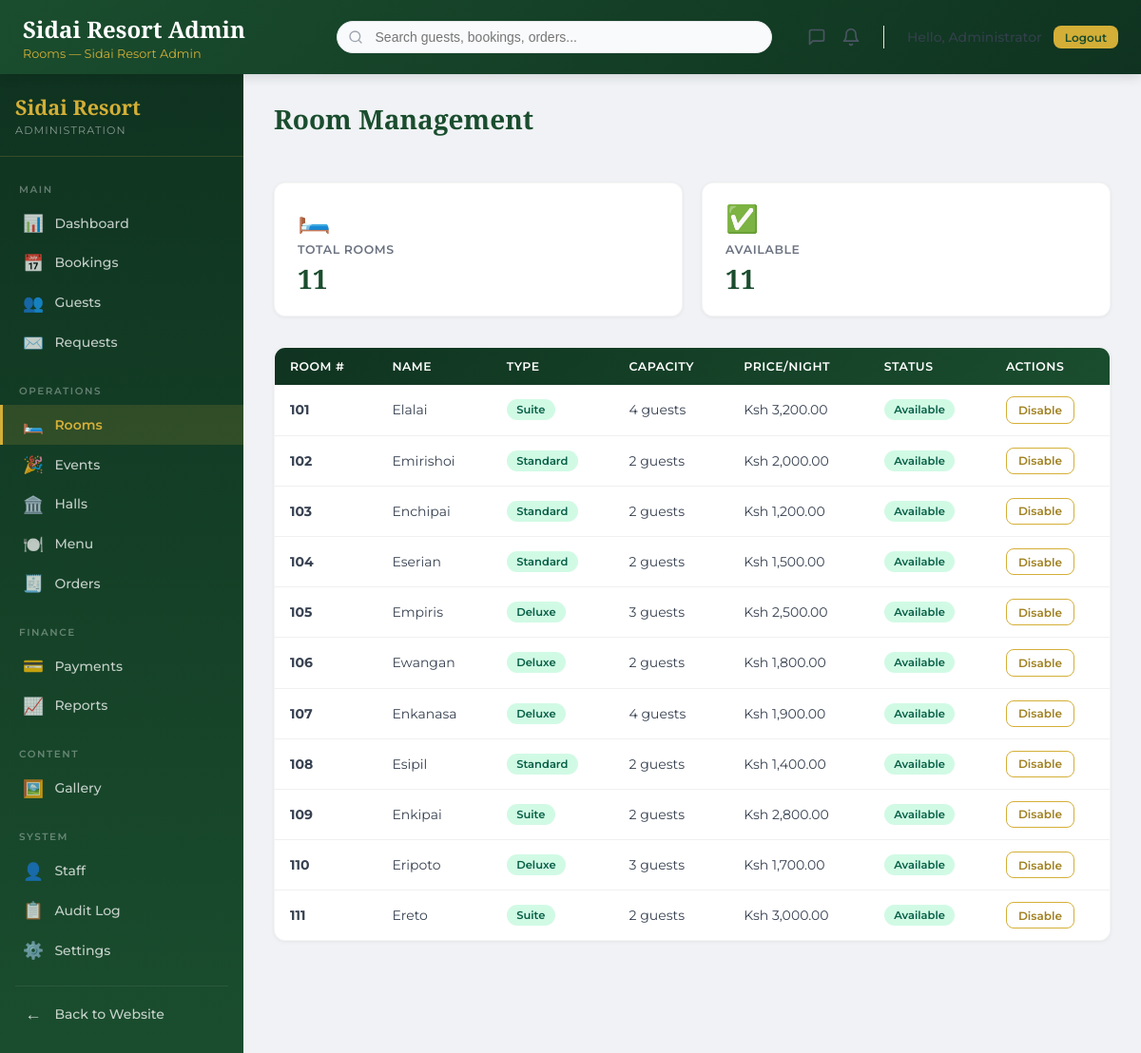
Page /admin/rooms.php (signed in) on the committed database.
### tables this page shows
CREATE TABLE IF NOT EXISTS rooms (
  id INT UNSIGNED AUTO_INCREMENT PRIMARY KEY,
  room_number VARCHAR(20) NOT NULL UNIQUE,
  name VARCHAR(100) NOT NULL,
  type ENUM('standard','deluxe','suite','pool_villa','honeymoon') NOT NULL,
  capacity INT NOT NULL DEFAULT 2,
  price_per_night DECIMAL(10,2) NOT NULL,
  discount_percentage DECIMAL(5,2) NOT NULL DEFAULT 0,
  description TEXT,
  amenities JSON,
  is_available TINYINT(1) NOT NULL DEFAULT 1,
  images JSON,
  created_at TIMESTAMP NOT NULL DEFAULT CURRENT_TIMESTAMP,
  updated_at TIMESTAMP NOT NULL DEFAULT CURRENT_TIMESTAMP ON UPDATE CURRENT_TIMESTAMP,
  KEY idx_rooms_type (type),
  KEY idx_rooms_available (is_available)
);

### app/includes/autoload.php (called while the page is built, shortened)
<?php declare(strict_types=1);
spl_autoload_register(static function (string $class): void {
    $prefix = 'App\\';
    $relative = substr($class, strlen($prefix));
    $segments = explode('\\', $relative);
    if (isset($segments[0])) {
        $segments[0] = strtolower($segments[0]);
    }
    $path = dirname(__DIR__) . '/' . implode('/', $segments) . '.php';
});

### app/core/Database.php (called while the page is built, shortened)
<?php declare(strict_types=1);
final class Database
{
    private static ?self $instance = null;
    private PDO $pdo;
    private function __construct()
    {
        try {
            $this->pdo = new PDO(
                DB_DSN,
                DB_USER,
                DB_PASSWORD,
                [
                    PDO::ATTR_ERRMODE => PDO::ERRMODE_EXCEPTION,
                    PDO::ATTR_DEFAULT_FETCH_MODE => PDO::FETCH_ASSOC,
                    PDO::ATTR_EMULATE_PREPARES => false,
                ]
            );
            $this->pdo->exec("SET time_zone = '+03:00'");
        } catch (PDOException $exception) {
            log_error('Database connection failed.', $exception);
            throw new RuntimeException('A database connection error occurred.');
        }
    }
    public static function getInstance(): self
    {
        if (self::$instance === null) {
            self::$instance = new self();
        }
        return self::$instance;
    }
    public function query(string $sql, array $params = []): \PDOStatement
    {
        try {
            $statement = $this->pdo->prepare($sql);
            foreach ($params as $key => $value) {
                $parameter = is_int($key) ? $key + 1 : $key;
                $type = match (true) {
                    is_int($value) => PDO::PARAM_INT,
                    is_bool($value) => PDO::PARAM_BOOL,
                    $value === null => PDO::PARAM_NULL,
                    default => PDO::PARAM_STR,
                };
                $statement->bindValue($parameter, $value, $type);
            }
            $statement->execute();
            return $statement;
        } catch (PDOException $exception) {
            log_error('Database query failed.', $exception);
            throw $exception;
        }
    }
    public function queryAll(string $sql, array $params = []): array
    {
        return $this->query($sql, $params)->fetchAll();
    }
}

### app/models/Room.php (called while the page is built, shortened)
<?php declare(strict_types=1);
class Room
{
    private Database $database;
    public function __construct(?Database $database = null)
    {
        $this->database = $database ?? Database::getInstance();
    }
    public function getAll(int $limit = 100): array
    {
        return $this->database->queryAll(
            'SELECT * FROM rooms ORDER BY room_number ASC LIMIT :limit',
            [':limit' => $limit]
        );
    }
}

### app/config/constants.php (called while the page is built, shortened)
<?php declare(strict_types=1);
if (!function_exists('safe_html')) {
    function safe_html(mixed $value): string
    {
        return htmlspecialchars((string)$value, ENT_QUOTES, 'UTF-8');
    }
}
if (!function_exists('format_kes')) {
    function format_kes(float|int|string $amount): string
    {
        return 'Ksh ' . number_format((float)$amount, 2, '.', ',');
    }
}

### public/admin/rooms.php (the view, shortened to what this page needs)
<?php declare(strict_types=1);
$roomModel = new \App\Models\Room();
$rooms = $roomModel->getAll();
$roomTypes = [
    'standard' => 'Standard',
    'deluxe' => 'Deluxe',
    'suite' => 'Suite',
    'pool_villa' => 'Pool Villa',
    'honeymoon' => 'Honeymoon',
];
?>
<?php include APP_PATH . '/includes/admin-head.php'; ?>
<?php include APP_PATH . '/includes/admin-header.php'; ?>
<div class="admin-layout">
    <?php include APP_PATH . '/includes/admin-sidebar.php'; ?>
    <main class="admin-main">
        <div class="admin-page-header">
            <h2 class="admin-page-title">Room Management</h2>
        </div>
        <div class="stat-grid">
            <div class="stat-card">
                <div class="stat-icon">🛏️</div>
                <div class="stat-label">Total Rooms</div>
                <div class="stat-value"><?php echo count($rooms); ?></div>
            </div>
            <div class="stat-card">
                <div class="stat-icon">✅</div>
                <div class="stat-label">Available</div>
                <div class="stat-value"><?php echo count(array_filter($rooms, fn($r) => (int)($r['is_available'] ?? 0) === 1)); ?></div>
            </div>
        </div>
        <div class="admin-card">
            <div style="overflow-x:auto;">
                <table class="admin-table" id="rooms-table">
                    <thead>
                        <tr>
                            <th>Room #</th>
                            <th>Name</th>
                            <th>Type</th>
                            <th>Capacity</th>
                            <th>Price/Night</th>
                            <th>Status</th>
                            <th>Actions</th>
                        </tr>
                    </thead>
                    <tbody>
                        <?php if (empty($rooms)): ?>
                            <tr><td colspan="7" class="admin-empty"><div class="empty-icon">🛏️</div><div class="empty-text">No rooms configured</div></td></tr>
                        <?php else: ?>
                            <?php foreach ($rooms as $room): ?>
                                <tr>
                                    <td><strong><?php echo safe_html($room['room_number']); ?></strong></td>
                                    <td><?php echo safe_html($room['name']); ?></td>
                                    <td><span class="badge badge-active"><?php echo $roomTypes[$room['type']] ?? ucfirst($room['type']); ?></span></td>
                                    <td><?php echo (int)$room['capacity']; ?> guests</td>
                                    <td><?php echo format_kes($room['price_per_night']); ?></td>
                                    <td>
                                        <span class="badge <?php echo (int)$room['is_available'] === 1 ? 'badge-active' : 'badge-inactive'; ?>">
                                            <?php echo (int)$room['is_available'] === 1 ? 'Available' : 'Unavailable'; ?>
                                        </span>
                                    </td>
                                    <td>
                                        <form method="post" style="display:inline;">
                                            <button type="submit" class="btn btn-sm btn-outline">
                                                <?php echo (int)$room['is_available'] === 1 ? 'Disable' : 'Enable'; ?>
                                            </button>
                                        </form>
                                    </td>
                                </tr>
                            <?php endforeach; ?>
                        <?php endif; ?>
                    </tbody>
                </table>
            </div>
        </div>
    </main>
</div>
<?php include APP_PATH . '/includes/admin-footer.php'; ?>

### public/admin/assets/css/admin.css (style rules this page uses)
:root { --admin-forest: #1A4D2E; --admin-forest-dark: #0F3320; --admin-forest-light: #2D7A4A; --admin-gold: #D4AF37; --admin-gold-light: #F0D060; --admin-gold-dark: #A08020; --admin-cream: #F5ECD7; --admin-brown: #3D1C02; --admin-night: #0A0A0A; --admin-sidebar-w: 16rem; }
.admin-body { margin: 0; padding: 0; background: #F0F2F5; font-family: 'Montserrat', sans-serif; color: #1F2937; min-height: 100vh; }
.admin-layout { display: flex; min-height: 100vh; }
.admin-main { flex: 1; padding: 1.75rem 2rem; overflow-x: auto; }
.admin-page-title { font-family: 'Playfair Display', serif; font-size: 1.75rem; font-weight: 700; color: var(--admin-forest); margin: 0 0 1.5rem; }
.admin-page-header { display: flex; justify-content: space-between; align-items: center; margin-bottom: 1.5rem; flex-wrap: wrap; gap: 1rem; }
.stat-grid { display: grid; grid-template-columns: repeat(auto-fit, minmax(220px, 1fr)); gap: 1.25rem; margin-bottom: 2rem; }
.stat-card { background: white; border-radius: 0.75rem; padding: 1.25rem 1.5rem; box-shadow: 0 1px 4px rgba(0, 0, 0, 0.06); transition: all 0.25s ease; border: 1px solid rgba(0, 0, 0, 0.04); }
.stat-card .stat-icon { font-size: 1.75rem; margin-bottom: 0.5rem; }
.stat-card .stat-label { font-size: 0.78rem; color: #6B7280; text-transform: uppercase; letter-spacing: 0.05em; font-weight: 600; margin-bottom: 0.25rem; }
.stat-card .stat-value { font-size: 1.75rem; font-weight: 700; color: var(--admin-forest); font-family: 'Playfair Display', serif; }
.admin-card { background: white; border-radius: 0.75rem; box-shadow: 0 1px 4px rgba(0, 0, 0, 0.06); border: 1px solid rgba(0, 0, 0, 0.04); overflow: hidden; }
.admin-table { width: 100%; border-collapse: collapse; font-size: 0.875rem; }
.admin-table thead { background: linear-gradient(135deg, var(--admin-forest-dark), var(--admin-forest)); color: white; }
.admin-table th { padding: 0.75rem 1rem; text-align: left; font-weight: 600; font-size: 0.78rem; text-transform: uppercase; letter-spacing: 0.04em; white-space: nowrap; color: white; }
.admin-table td { padding: 0.75rem 1rem; border-bottom: 1px solid #F0F0F0; color: #374151; vertical-align: middle; }
.admin-table tbody tr:last-child td { border-bottom: none; }
.badge { display: inline-flex; align-items: center; padding: 0.25rem 0.65rem; border-radius: 999px; font-size: 0.72rem; font-weight: 600; text-transform: capitalize; white-space: nowrap; }
.badge-active { background: #D1FAE5; color: #065F46; }
.btn { display: inline-flex; align-items: center; gap: 0.4rem; padding: 0.55rem 1.1rem; border-radius: 0.5rem; font-size: 0.835rem; font-weight: 600; font-family: 'Montserrat', sans-serif; text-decoration: none; cursor: pointer; transition: all 0.2s ease; border: none; white-space: nowrap; }
.btn-outline { background: transparent; border: 1.5px solid var(--admin-gold); color: var(--admin-gold-dark); }
.btn-sm { padding: 0.35rem 0.75rem; font-size: 0.75rem; }

### rows in the picture
rooms: room_number "101", name "Elalai", type "Suite", capacity "4", price_per_night "Ksh 3,200.00", is_available "Available"
rooms: room_number "102", name "Emirishoi", type "Standard", capacity "2", price_per_night "Ksh 2,000.00", is_available "Available"
rooms: room_number "103", name "Enchipai", type "Standard", capacity "2", price_per_night "Ksh 1,200.00", is_available "Available"
rooms: room_number "104", name "Eserian", type "Standard", capacity "2", price_per_night "Ksh 1,500.00", is_available "Available"
rooms: room_number "105", name "Empiris", type "Deluxe", capacity "3", price_per_night "Ksh 2,500.00", is_available "Available"
rooms: room_number "106", name "Ewangan", type "Deluxe", capacity "2", price_per_night "Ksh 1,800.00", is_available "Available"
rooms: room_number "107", name "Enkanasa", type "Deluxe", capacity "4", price_per_night "Ksh 1,900.00", is_available "Available"
rooms: room_number "108", name "Esipil", type "Standard", capacity "2", price_per_night "Ksh 1,400.00", is_available "Available"
rooms: room_number "109", name "Enkipai", type "Suite", capacity "2", price_per_night "Ksh 2,800.00", is_available "Available"
rooms: room_number "110", name "Eripoto", type "Deluxe", capacity "3", price_per_night "Ksh 1,700.00", is_available "Available"
rooms: room_number "111", name "Ereto", type "Suite", capacity "2", price_per_night "Ksh 3,000.00", is_available "Available"

### other values in the picture
safe_html($pageTitle ?? 'Dashboard') "Rooms — Sidai Resort Admin"
safe_html($staff['full_name'] ?? 'Admin') "Administrator"
safe_html($sectionTitle) "MAIN"
$link['icon'] "📊"
safe_html($link['label']) "Dashboard"
$link['icon'] "📅"
safe_html($link['label']) "Bookings"
$link['icon'] "👥"
safe_html($link['label']) "Guests"
$link['icon'] "✉️"
safe_html($link['label']) "Requests"
safe_html($sectionTitle) "OPERATIONS"
$link['icon'] "🛏️"
safe_html($link['label']) "Rooms"
$link['icon'] "🎉"
